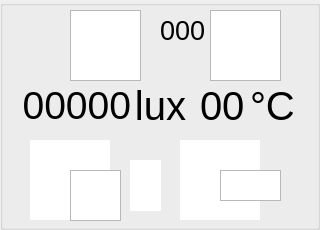
            <widget class="QGroupBox" name="groupBox_8">
             <property name="font">
              <font>
               <pointsize>25</pointsize>
              </font>
             </property>
             <property name="styleSheet">
              <string notr="true">QGroupBox#groupBox_8 { border: 3px solid black;}
</string>
             </property>
             <property name="title">
              <string/>
             </property>
             <widget class="QGraphicsView" name="graphicsView_38">
              <property name="geometry">
               <rect>
                <x>210</x>
                <y>10</y>
                <width>71</width>
                <height>71</height>
               </rect>
              </property>
              <property name="styleSheet">
               <string notr="true">border-image: url(:/background/icon/thermometer.png);</string>
              </property>
             </widget>
             <widget class="QGraphicsView" name="graphicsView_39">
              <property name="geometry">
               <rect>
                <x>70</x>
                <y>10</y>
                <width>71</width>
                <height>71</height>
               </rect>
              </property>
              <property name="styleSheet">
               <string notr="true">border-image: url(:/background/icon/sun.png);</string>
              </property>
             </widget>
             <widget class="QLabel" name="lb_nd_st">
              <property name="geometry">
               <rect>
                <x>200</x>
                <y>80</y>
                <width>61</width>
                <height>51</height>
               </rect>
              </property>
              <property name="font">
               <font>
                <pointsize>30</pointsize>
               </font>
              </property>
              <property name="text">
               <string>00</string>
              </property>
              <property name="scaledContents">
               <bool>true</bool>
              </property>
             </widget>
             <widget class="QPushButton" name="sw_d_st">
              <property name="geometry">
               <rect>
                <x>130</x>
                <y>160</y>
                <width>31</width>
                <height>51</height>
               </rect>
              </property>
              <property name="styleSheet">
               <string notr="true">background-color: rgb(255, 255, 255);
border:transparent;</string>
              </property>
              <property name="text">
               <string/>
              </property>
              <property name="icon">
               <iconset resource="rc.qrc">
                <normaloff>:/background/icon/sw_off.png</normaloff>:/background/icon/sw_off.png</iconset>
              </property>
              <property name="iconSize">
               <size>
                <width>31</width>
                <height>51</height>
               </size>
              </property>
              <property name="shortcut">
               <string>6</string>
              </property>
             </widget>
             <widget class="QGraphicsView" name="img_c_st_key">
              <property name="geometry">
               <rect>
                <x>220</x>
                <y>170</y>
                <width>61</width>
                <height>31</height>
               </rect>
              </property>
              <property name="styleSheet">
               <string notr="true">border-image: url(:/background/icon/key.png);</string>
              </property>
             </widget>
             <widget class="QLabel" name="img_c_st">
              <property name="geometry">
               <rect>
                <x>180</x>
                <y>140</y>
                <width>80</width>
                <height>80</height>
               </rect>
              </property>
              <property name="styleSheet">
               <string notr="true">background-color: rgb(255, 255, 255);</string>
              </property>
              <property name="text">
               <string/>
              </property>
              <property name="pixmap">
               <pixmap resource="rc.qrc">:/background/icon/door.png</pixmap>
              </property>
              <property name="scaledContents">
               <bool>true</bool>
              </property>
             </widget>
             <widget class="QLabel" name="label_13">
              <property name="geometry">
               <rect>
                <x>250</x>
                <y>80</y>
                <width>61</width>
                <height>51</height>
               </rect>
              </property>
              <property name="font">
               <font>
                <pointsize>30</pointsize>
               </font>
              </property>
              <property name="text">
               <string>°C</string>
              </property>
             </widget>
             <widget class="QLabel" name="label_14">
              <property name="geometry">
               <rect>
                <x>130</x>
                <y>80</y>
                <width>61</width>
                <height>51</height>
               </rect>
              </property>
              <property name="font">
               <font>
                <pointsize>30</pointsize>
               </font>
              </property>
              <property name="text">
               <string>lux</string>
              </property>
              <property name="alignment">
               <set>Qt::AlignCenter</set>
              </property>
             </widget>
             <widget class="QLabel" name="lb_as_st">
              <property name="geometry">
               <rect>
                <x>10</x>
                <y>80</y>
                <width>121</width>
                <height>51</height>
               </rect>
              </property>
              <property name="font">
               <font>
                <pointsize>29</pointsize>
               </font>
              </property>
              <property name="text">
               <string>00000</string>
              </property>
              <property name="alignment">
               <set>Qt::AlignRight|Qt::AlignTrailing|Qt::AlignVCenter</set>
              </property>
             </widget>
             <widget class="QLabel" name="img_d_st">
              <property name="geometry">
               <rect>
                <x>30</x>
                <y>140</y>
                <width>80</width>
                <height>80</height>
               </rect>
              </property>
              <property name="styleSheet">
               <string notr="true">background-color: rgb(255, 255, 255);</string>
              </property>
              <property name="text">
               <string/>
              </property>
              <property name="pixmap">
               <pixmap resource="rc.qrc">:/background/icon/lamp_off.png</pixmap>
              </property>
              <property name="scaledContents">
               <bool>true</bool>
              </property>
             </widget>
             <widget class="QGraphicsView" name="graphicsView_40">
              <property name="geometry">
               <rect>
                <x>70</x>
                <y>170</y>
                <width>51</width>
                <height>51</height>
               </rect>
              </property>
              <property name="styleSheet">
               <string notr="true">border-image: url(:/background/icon/stair.png);</string>
              </property>
             </widget>
             <widget class="QLabel" name="lb_da_st">
              <property name="enabled">
               <bool>true</bool>
              </property>
              <property name="geometry">
               <rect>
                <x>160</x>
                <y>20</y>
                <width>61</width>
                <height>21</height>
               </rect>
              </property>
              <property name="font">
               <font>
                <pointsize>20</pointsize>
               </font>
              </property>
              <property name="text">
               <string>000</string>
              </property>
             </widget>
             <zorder>img_c_st</zorder>
             <zorder>graphicsView_38</zorder>
             <zorder>graphicsView_39</zorder>
             <zorder>sw_d_st</zorder>
             <zorder>lb_nd_st</zorder>
             <zorder>img_c_st_key</zorder>
             <zorder>label_14</zorder>
             <zorder>label_13</zorder>
             <zorder>lb_as_st</zorder>
             <zorder>img_d_st</zorder>
             <zorder>graphicsView_40</zorder>
             <zorder>lb_da_st</zorder>
            </widget>
